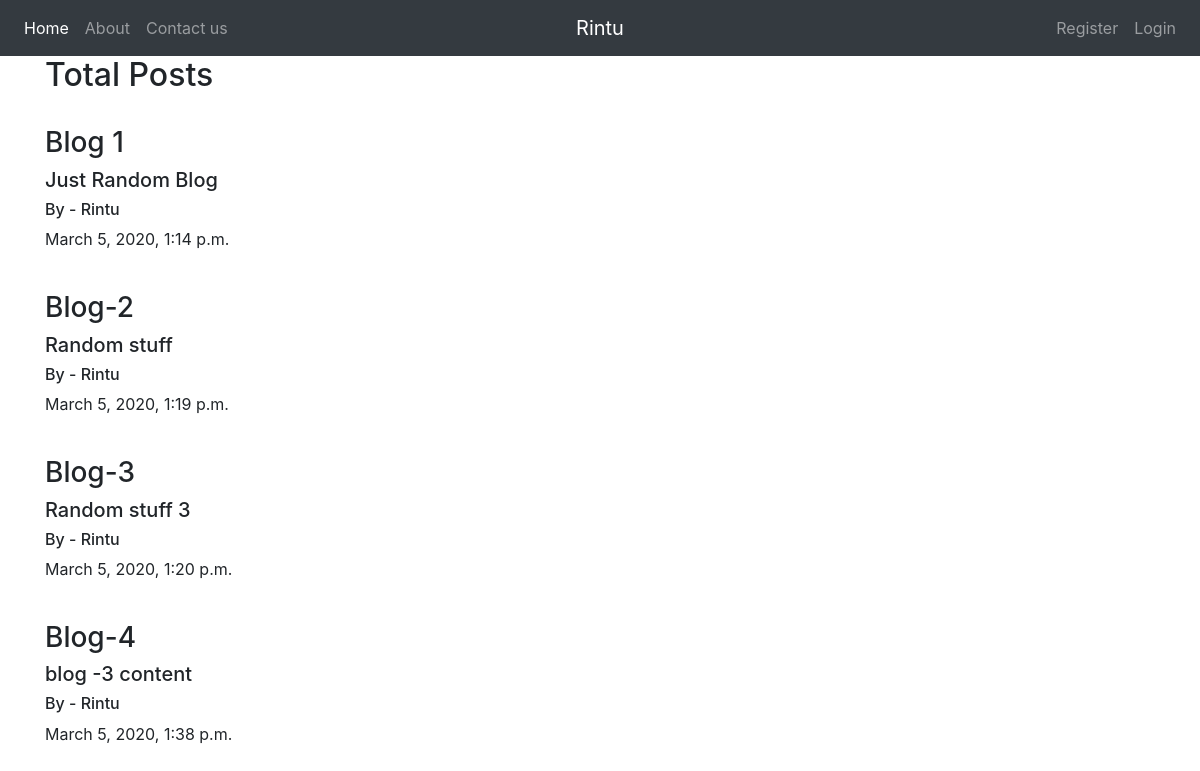
The page / on the database its author committed.
### blog/models.py (models this page shows, shortened)
class Post(models.Model):
    title = models.CharField(max_length=100)
    content = models.TextField()
    date_posted = models.DateTimeField(default=timezone.now)
    author = models.ForeignKey(User, on_delete=models.CASCADE)

### blog/views.py (the view)
# urls.py: path('', views.home, name='blog-home'),
def home(request):
    posts = Post.objects.all()
    context = {'posts': posts}
    return render(request, 'blog/index.html', context)

### blog/templates/blog/index.html (shortened to what this page needs)
{% extends 'blog/base.html' %}
{% block content %}
<h2>Total Posts</h2>
<br />
{% for post in posts %}
<h3>{{post.title}}</h3>
<h5>{{post.content}}</h5>
<h6>By - {{post.author}}</h6>
<p>{{post.date_posted}}</p>
<br />
{% endfor %}
{% endblock content %}

### rows shown on the page
Post: title "Blog 1", content "Just Random Blog", author "Rintu", date_posted "March 5, 2020, 1:14 p.m."
Post: title "Blog-2", content "Random stuff", author "Rintu", date_posted "March 5, 2020, 1:19 p.m."
Post: title "Blog-3", content "Random stuff 3", author "Rintu", date_posted "March 5, 2020, 1:20 p.m."
Post: title "Blog-4", content "blog -3 content", author "Rintu", date_posted "March 5, 2020, 1:38 p.m."
